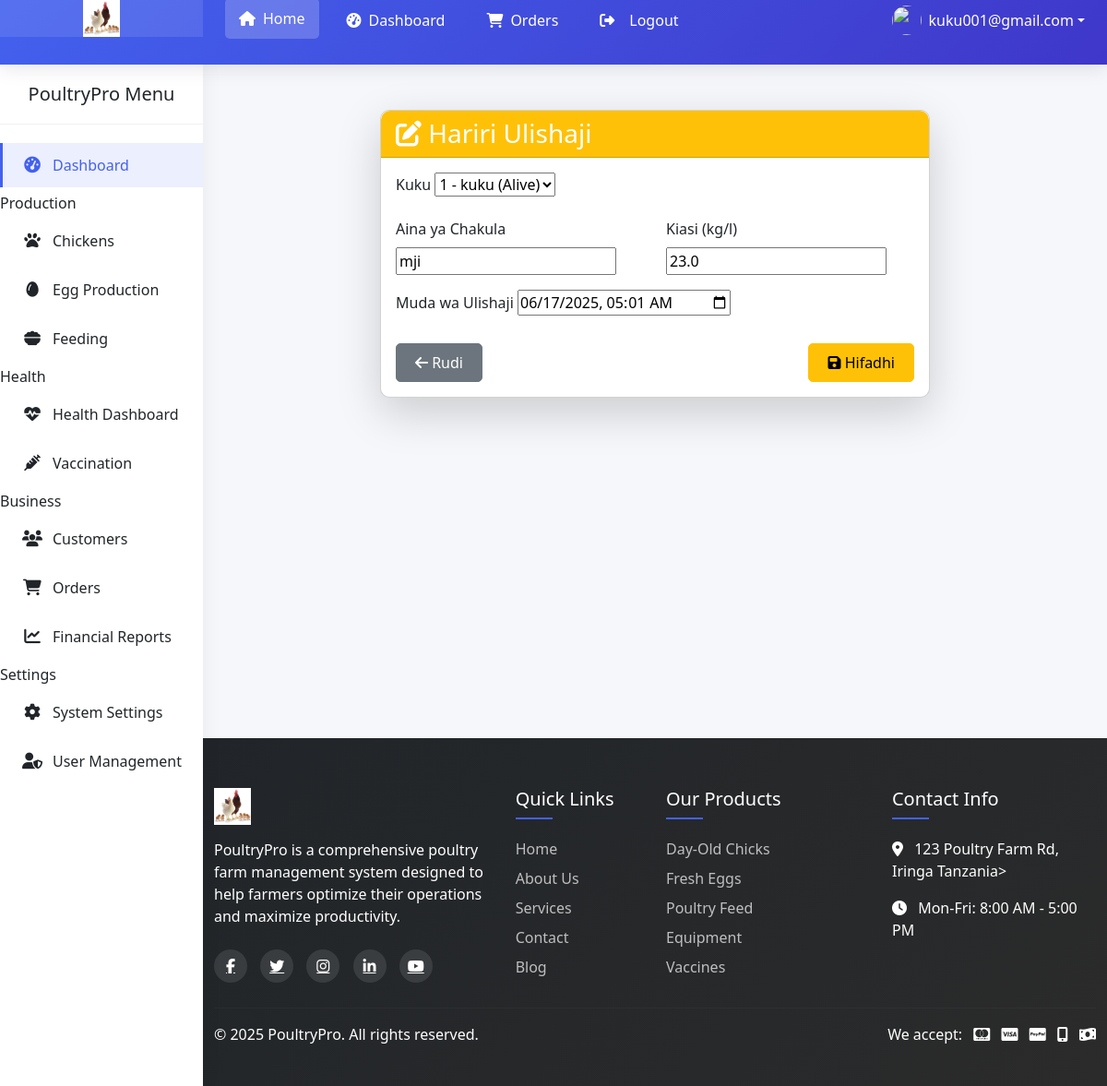
/health/feeding/edit/1/ (signed in), run on the app's committed database.
### core/models.py (models this page shows, shortened)
class Feeding(models.Model):
    chicken = models.ForeignKey(Chicken, on_delete=models.CASCADE, related_name='feedings')
    feed_type = models.CharField(max_length=100)
    quantity = models.FloatField(help_text="Kiasi cha chakula (kg/l)")
    feeding_time = models.DateTimeField()

### health/views.py (the view)
# urls.py: path('feeding/edit/<int:pk>/', views.edit_feeding, name='edit_feeding'),
def edit_feeding(request, pk):
    feeding = get_object_or_404(Feeding, pk=pk)
    if request.method == 'POST':
        form = FeedingForm(request.POST, instance=feeding)
        if form.is_valid():
            form.save()
            return redirect('core:feeding')
    else:
        form = FeedingForm(instance=feeding)
    return render(request, 'feeding/feeding_form.html', {'form': form})

### health/forms.py
class FeedingForm(forms.ModelForm):
    class Meta:
        model = Feeding
        fields = ['chicken', 'feed_type', 'quantity', 'feeding_time']
        widgets = {
            'feeding_time': forms.DateTimeInput(attrs={'type': 'datetime-local'}),
        }

### core/models.py (called while the page is built)
    def __str__(self):
        status = "Alive" if self.is_alive else "Deceased"
        return f"{self.tag_number} - {self.breed.name} ({status})"

### health/templates/feeding/feeding_form.html (shortened to what this page needs)
{% extends 'core/base.html' %}
{% block content %}
<div class="container mt-4">
    <div class="row justify-content-center">
        <div class="col-md-8">
            <div class="card shadow-lg">
                <div class="card-header {% if form.instance.pk %}bg-warning{% else %}bg-success{% endif %} text-white">
                    <h3 class="card-title mb-0">
                        <i class="fas {% if form.instance.pk %}fa-edit{% else %}fa-plus-circle{% endif %}"></i>
                        {% if form.instance.pk %}Hariri Ulishaji{% else %}Ongeza Ulishaji Mpya{% endif %}
                    </h3>
                </div>
                <div class="card-body">
                    <form method="post" class="needs-validation" novalidate>
                        <div class="mb-3">
                            <label for="{{ form.chicken.id_for_label }}" class="form-label">Kuku</label>
                            {{ form.chicken }}
                        </div>
                        <div class="row">
                            <div class="col-md-6 mb-3">
                                <label for="{{ form.feed_type.id_for_label }}" class="form-label">Aina ya Chakula</label>
                                {{ form.feed_type }}
                            </div>
                            <div class="col-md-6 mb-3">
                                <label for="{{ form.quantity.id_for_label }}" class="form-label">Kiasi (kg/l)</label>
                                {{ form.quantity }}
                            </div>
                        </div>
                        <div class="mb-3">
                            <label for="{{ form.feeding_time.id_for_label }}" class="form-label">Muda wa Ulishaji</label>
                            {{ form.feeding_time }}
                        </div>
                        <div class="d-flex justify-content-between mt-4">
                            <a href="{% url 'core:feeding' %}" class="btn btn-secondary">
                                <i class="fas fa-arrow-left"></i> Rudi
                            </a>
                            <button type="submit" class="btn {% if form.instance.pk %}btn-warning{% else %}btn-success{% endif %}">
                                <i class="fas fa-save"></i> Hifadhi
                            </button>
                        </div>
                    </form>
                </div>
            </div>
        </div>
    </div>
</div>
{% endblock %}

### core/templates/core/base.html (shortened to what this page needs)
{% load static %}
<!DOCTYPE html>
<html lang="en">
<head>
    <link href="https://cdn.jsdelivr.net/npm/bootstrap@5.3.2/dist/css/bootstrap.min.css" rel="stylesheet">
    <link href="https://cdnjs.cloudflare.com/ajax/libs/font-awesome/6.4.2/css/all.min.css" rel="stylesheet">
    <link href="https://cdnjs.cloudflare.com/ajax/libs/animate.css/4.1.1/animate.min.css" rel="stylesheet">
    <link href="https://cdnjs.cloudflare.com/ajax/libs/aos/2.3.4/aos.css" rel="stylesheet">
    <link href="https://cdn.jsdelivr.net/npm/select2@4.1.0-rc.0/dist/css/select2.min.css" rel="stylesheet">
</head>
<body>
    <header class="main-header">
        <div class="d-flex align-items-stretch">
            <div class="logo-container">
                <a href="{% url 'core:home' %}">
                    <img src="{% static 'images/kuku.jpg' %}" alt="PoultryPro Logo" class="logo-img">
                </a>
            </div>
            <div class="d-flex align-items-center justify-content-between flex-grow-1 px-4">
                <nav class="nav-menu">
                    <a href="{% url 'core:home' %}" class="nav-link active">
                        <i class="fas fa-home"></i>
                        <span class="d-none d-lg-inline">Home</span>
                    </a>
                     {% if user.is_authenticated %}
                    <a href="{% url 'core:profile' %}" class="nav-link">
                        <i class="fas fa-tachometer-alt"></i>
                        <span class="d-none d-lg-inline">Dashboard</span>
                    </a>
                     <a href="{% url 'core:order' %}" class="nav-link">
                        <i class="fas fa-shopping-cart"></i>
                        <span class="d-none d-lg-inline">Orders</span>
                    </a>
                     <a href="{% url 'core:logout' %}" class="nav-link">
                        <i class="fas fa-sign-out-alt me-2"></i>
                        <span class="d-none d-lg-inline">Logout</span>
                    </a>
                     {% endif %}
                </nav>
                   {% if user.is_authenticated %}
                <div class="dropdown">
                    <a href="#" class="d-flex align-items-center text-white text-decoration-none dropdown-toggle"
                       id="userDropdown" data-bs-toggle="dropdown" aria-expanded="false">
                        <img src="{% static 'images/user-avatar.jpg' %}" width="32" height="32" class="rounded-circle me-2">
                        <span class="d-none d-lg-inline">{{ user.username|default:"Guest" }}</span>
                    </a>
                </div>
                  {% endif %}
            </div>
        </div>
    </header>
 {% if user.is_authenticated %}
    <aside class="sidebar">
        <div class="sidebar-header">
            <h5 class="mb-0 text-center">PoultryPro Menu</h5>
        </div>
        <div class="sidebar-menu">
            <a href="{% url 'core:home' %}" class="menu-item active">
                <i class="fas fa-tachometer-alt"></i>
                <span>Dashboard</span>
            </a>
            <div class="menu-group">
                <div class="menu-group-title">Production</div>
                <a href="{% url 'core:chicken' %}" class="menu-item">
                    <i class="fas fa-paw"></i>
                    <span>Chickens</span>
                </a>
                <a href="{% url 'production:eggproduction_list' %}" class="menu-item">
                    <i class="fas fa-egg"></i>
                    <span>Egg Production</span>
                </a>
                <a href="{% url 'core:feeding' %}" class="menu-item">
                    <i class="fas fa-bowl-food"></i>
                    <span>Feeding</span>
                </a>
            </div>
            <div class="menu-group">
                <div class="menu-group-title">Health</div>
                <a href="{% url 'core:health_dashboard' %}" class="menu-item">
                    <i class="fas fa-heartbeat"></i>
                    <span>Health Dashboard</span>
                </a>
                <a href="{% url 'core:chickgrowth' %}" class="menu-item">
                    <i class="fas fa-syringe"></i>
                    <span>Vaccination</span>
                </a>
            </div>
            <div class="menu-group">
                <div class="menu-group-title">Business</div>
                <a href="{% url 'core:customer' %}" class="menu-item">
                    <i class="fas fa-users"></i>
                    <span>Customers</span>
                </a>
                <a href="{% url 'core:order' %}" class="menu-item">
                    <i class="fas fa-shopping-cart"></i>
                    <span>Orders</span>
                </a>
                <a href="{% url 'core:report' %}" class="menu-item">
                    <i class="fas fa-chart-line"></i>
                    <span>Financial Reports</span>
                </a>
            </div>
            <div class="menu-group">
                <div class="menu-group-title">Settings</div>
                <a href="{% url 'core:settings' %}" class="menu-item">
                    <i class="fas fa-cog"></i>
                    <span>System Settings</span>
                </a>
                <a href="{% url 'core:profile' %}" class="menu-item">
                    <i class="fas fa-user-shield"></i>
                    <span>User Management</span>
                </a>
            </div>
        </div>
    </aside>
  {% endif %}
    <main class="main-content">
        {% block content %}{% endblock %}
    </main>
    <footer class="main-footer">
        <div class="container py-4">
            <div class="row">
                <div class="col-lg-4 mb-4 mb-lg-0">
                    <img src="{% static 'images/kuku.jpg' %}" alt="PoultryPro Logo" class="footer-logo">
                    <p class="mb-4">PoultryPro is a comprehensive poultry farm management system designed to help farmers optimize their operations and maximize productivity.</p>
                    <div class="social-icons">
                        <a href="#"><i class="fab fa-facebook-f"></i></a>
                        <a href="#"><i class="fab fa-twitter"></i></a>
                        <a href="#"><i class="fab fa-instagram"></i></a>
                        <a href="#"><i class="fab fa-linkedin-in"></i></a>
                        <a href="#"><i class="fab fa-youtube"></i></a>
                    </div>
                </div>
                <div class="col-lg-2 col-md-6 mb-4 mb-md-0">
                    <div class="footer-links">
                        <h5>Quick Links</h5>
                        <a href="{% url 'core:home' %}">Home</a>
                        <a href="{% url 'core:about' %}">About Us</a>
                        <a href="{% url 'core:order' %}">Services</a>
                        <a href="{% url 'core:contact' %}">Contact</a>
                        <a href="{% url 'core:customer' %}">Blog</a>
                    </div>
                </div>
                <div class="col-lg-3 col-md-6 mb-4 mb-md-0">
                    <div class="footer-links">
                        <h5>Our Products</h5>
                        <a href="#">Day-Old Chicks</a>
                        <a href="{% url 'production:eggproduction_list' %}">Fresh Eggs</a>
                        <a href="{% url 'production:eggproduction_list' %}">Poultry Feed</a>
                        <a href="{% url 'production:incubation_list' %}">Equipment</a>
                        <a href="{% url 'health:vaccination_list' %}">Vaccines</a>
                    </div>
                </div>
                <div class="col-lg-3 col-md-6">
                    <div class="footer-links">
                        <h5>Contact Info</h5>
                        <p><i class="fas fa-map-marker-alt me-2"></i> 123 Poultry Farm Rd, Iringa Tanzania>
                        <p><i class="fas fa-clock me-2"></i> Mon-Fri: 8:00 AM - 5:00 PM</p>
                    </div>
                </div>
            </div>
            <hr class="mt-4 mb-3" style="border-color: rgba(255,255,255,0.1);">
            <div class="row align-items-center">
                <div class="col-md-6 text-center text-md-start mb-3 mb-md-0">
                    <p class="mb-0">&copy; 2025 PoultryPro. All rights reserved.</p>
                </div>
                <div class="col-md-6 text-center text-md-end">
                    <div class="payment-methods">
                        <span class="me-2">We accept:</span>
                        <i class="fab fa-cc-mastercard me-2"></i>
                        <i class="fab fa-cc-visa me-2"></i>
                        <i class="fab fa-cc-paypal me-2"></i>
                        <i class="fas fa-mobile-alt me-2"></i>
                        <i class="fas fa-money-bill-wave"></i>
                    </div>
                </div>
            </div>
        </div>
    </footer>
</body>
</html>

### core/templates/core/base.html (style rules this page uses)
:root { --primary-color: #4361ee; --secondary-color: #3f37c9; --accent-color: #4cc9f0; --light-color: #f8f9fa; --dark-color: #212529; --success-color: #4bbf73; --warning-color: #f0ad4e; --danger-color: #d9534f; }
body { font-family: 'Segoe UI', Tahoma, Geneva, Verdana, sans-serif; background-color: #f5f7fa; color: var(--dark-color); overflow-x: hidden; }
.main-header { background: linear-gradient(135deg, var(--primary-color), var(--secondary-color)); box-shadow: 0 4px 20px rgba(0, 0, 0, 0.1); position: fixed; top: 0; left: 0; right: 0; z-index: 1030; height: 70px; }
.logo-container { width: 220px; background-color: rgba(255, 255, 255, 0.1); display: flex; align-items: center; justify-content: center; height: 100%; }
.logo-img { height: 40px; transition: all 0.3s ease; }
.nav-menu { display: flex; align-items: center; gap: 15px; }
.nav-link { color: white !important; font-weight: 500; padding: 10px 15px; border-radius: 5px; transition: all 0.3s ease; display: flex; align-items: center; gap: 8px; }
.nav-link:hover, .nav-link.active { background-color: rgba(255, 255, 255, 0.2); transform: translateY(-2px); }
.sidebar { width: 220px; background: white; position: fixed; top: 70px; left: 0; bottom: 0; box-shadow: 2px 0 20px rgba(0, 0, 0, 0.05); z-index: 1020; transition: all 0.3s ease; overflow-y: auto; }
.sidebar-header { padding: 20px; border-bottom: 1px solid rgba(0, 0, 0, 0.05); }
.sidebar-menu { padding: 15px 0; }
.menu-item { display: flex; align-items: center; padding: 12px 20px; color: var(--dark-color); text-decoration: none; transition: all 0.3s ease; margin: 5px 0; border-left: 3px solid transparent; }
.menu-item:hover, .menu-item.active { background-color: rgba(67, 97, 238, 0.1); color: var(--primary-color); border-left: 3px solid var(--primary-color); }
.menu-item i { width: 24px; text-align: center; margin-right: 10px; font-size: 1.1rem; }
.main-content { margin-left: 220px; margin-top: 70px; padding: 25px; min-height: calc(100vh - 70px); transition: all 0.3s ease; }
.main-footer { background: linear-gradient(135deg, var(--dark-color), #2b2b2b); color: white; padding: 30px 0 20px; margin-left: 220px; }
.footer-logo { height: 40px; margin-bottom: 15px; }
.footer-links h5 { position: relative; padding-bottom: 10px; margin-bottom: 20px; }
.footer-links h5::after { content: ''; position: absolute; left: 0; bottom: 0; width: 40px; height: 2px; background: var(--primary-color); }
.footer-links a { color: rgba(255, 255, 255, 0.7); text-decoration: none; transition: all 0.3s ease; display: block; margin-bottom: 8px; }
.social-icons a { display: inline-flex; align-items: center; justify-content: center; width: 36px; height: 36px; border-radius: 50%; background: rgba(255, 255, 255, 0.1); color: white; margin-right: 10px; transition: all 0.3s ease; }

### health/templates/feeding/feeding_form.html (style rules this page uses)
.card { border-radius: 10px; }
.card-header { border-radius: 10px 10px 0 0 !important; }
.btn { border-radius: 5px; padding: 8px 20px; }

### data on the page
Feeding: chicken "1 - kuku (Alive)", feed_type "mji", quantity "23.0", feeding_time "06/17/2025 05:01"

### other printed values
{{ user.username|default:"Guest" }} "kuku001@gmail.com"
